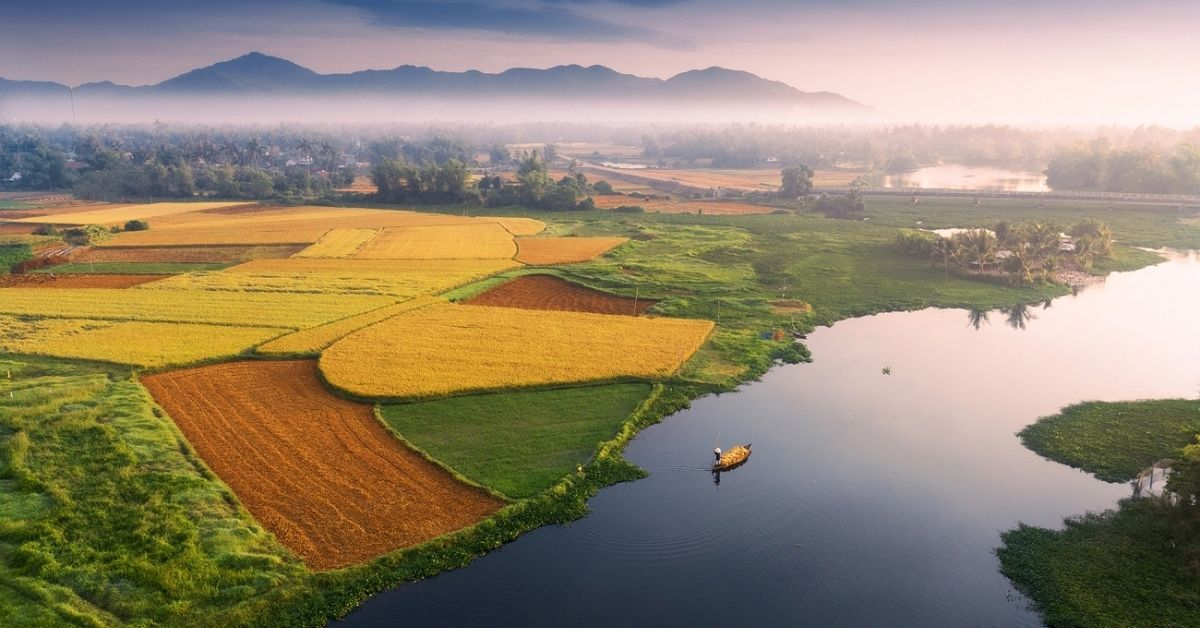
#> input picture anh-viet-nam.jpg, 1200 x 628 px
$ python 1.py
#> lines starting #> are read from the running program, lines starting #| are printed output that depends on the picture
import cv2
import numpy as np

# Đường dẫn ảnh gốc
image_path = 'anh-viet-nam.jpg'

# Đọc ảnh gốc dưới dạng ảnh xám (grayscale)
image = cv2.imread(image_path, cv2.IMREAD_GRAYSCALE)
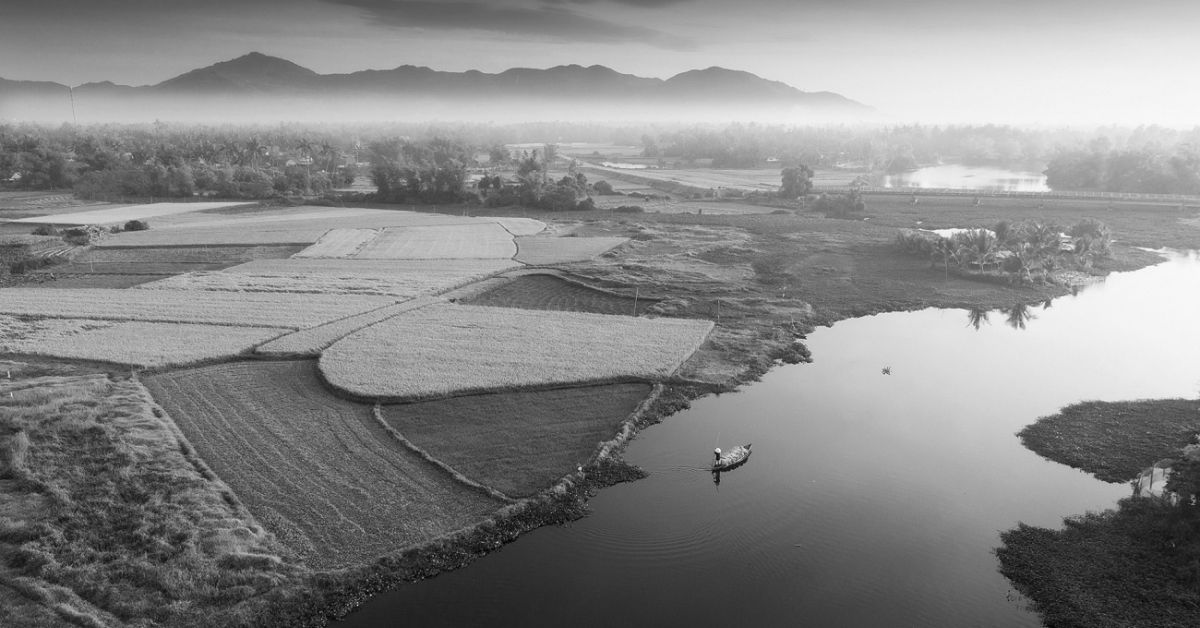
#> image: shape (628, 1200); min 0, max 255, mean 134.9

# Kiểm tra xem ảnh có được đọc thành công không
if image is None:
    print("Không thể đọc ảnh, kiểm tra lại đường dẫn.")
    exit()

# 1. Ảnh âm tính (Negative Image)
negative_image = 255 - image
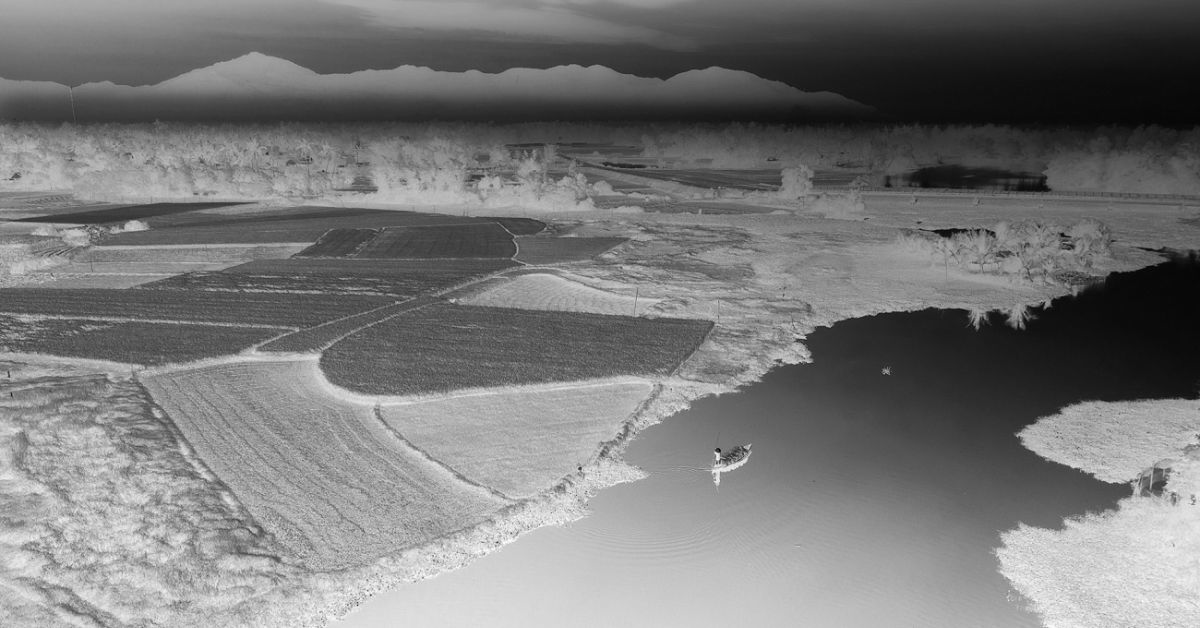
#> negative_image: shape (628, 1200); min 0, max 255, mean 120.1
cv2.imwrite('negative_image.jpg', negative_image)

# 2. Tăng độ tương phản (Contrast Enhancement)
alpha = 2.0  # Hệ số tăng cường (có thể điều chỉnh)
beta = 50    # Giá trị offset (có thể điều chỉnh)
contrast_image = cv2.convertScaleAbs(image, alpha=alpha, beta=beta)
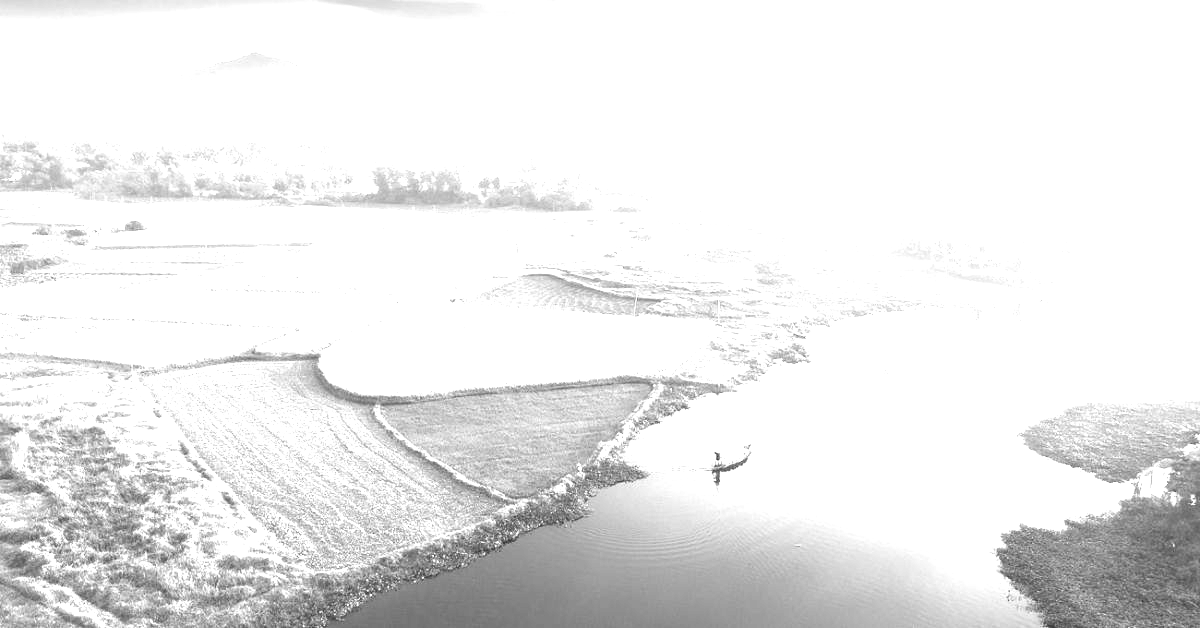
#> contrast_image: shape (628, 1200); min 50, max 255, mean 234.9
cv2.imwrite('contrast_image.jpg', contrast_image)

# 3. Biến đổi log (Log Transformation)
# Chuyển đổi ảnh sang float và thêm giá trị nhỏ để tránh log(0)
image_float = np.float32(image)  # Chuyển sang float
image_float += 1  # Thêm 1 để tránh log(0)

# Thực hiện phép biến đổi log
log_image = np.log(image_float)
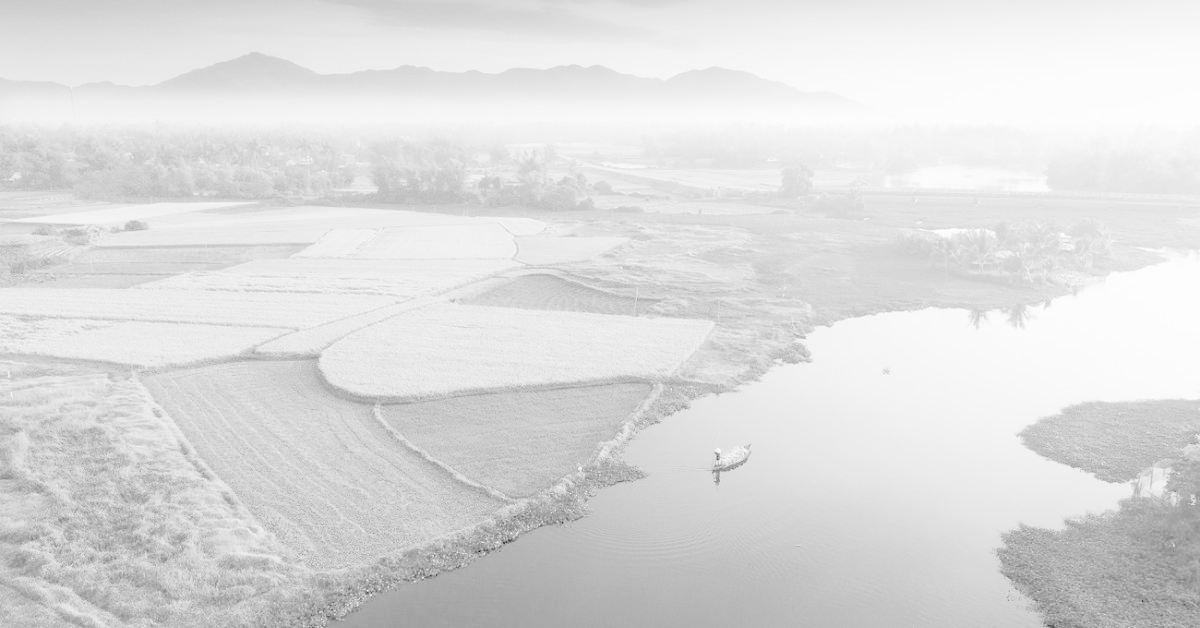
#> log_image: shape (628, 1200) float32; min 0, max 5.55, mean 4.81; drawn with min black and max white

# Chuẩn hóa giá trị về khoảng 0-255 và chuyển về uint8
log_image = cv2.normalize(log_image, None, 0, 255, cv2.NORM_MINMAX)
log_image = np.uint8(log_image)
cv2.imwrite('log_image.jpg', log_image)

# 4. Cân bằng Histogram (Histogram Equalization)
hist_eq_image = cv2.equalizeHist(image)
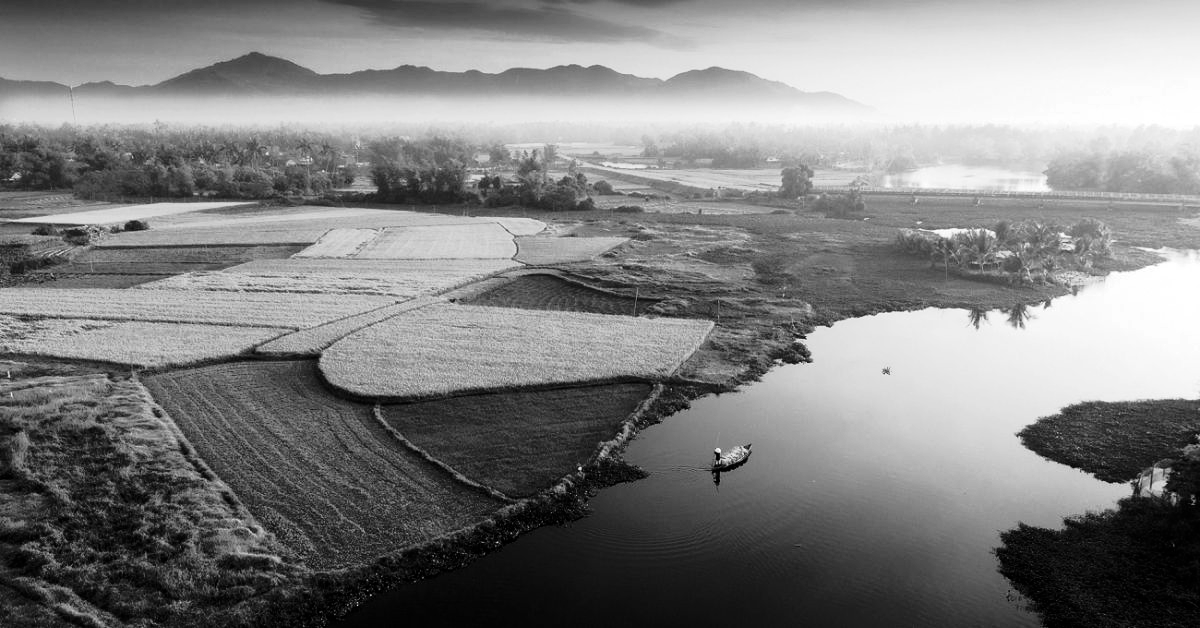
#> hist_eq_image: shape (628, 1200); min 0, max 255, mean 128.1
cv2.imwrite('hist_eq_image.jpg', hist_eq_image)

print("Đã xử lý xong các thao tác và lưu ảnh kết quả.")
